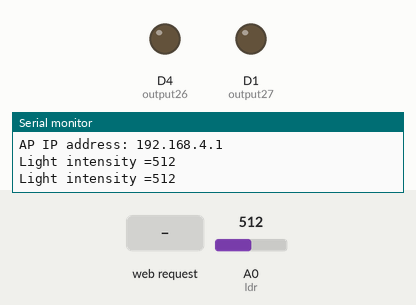
Simulated run of this sketch. Board: ESP8266 (NodeMCU). Shown: output pins drawn as LEDs (lit = HIGH), the last lines printed to the serial monitor. The inputs (shaded band) are chosen by the test bench; at power-on: A0 (ldr) = 512.

Above: at 1.8 s.
1.9 s: HTTP request GET /26/on received
At 2.6 s:
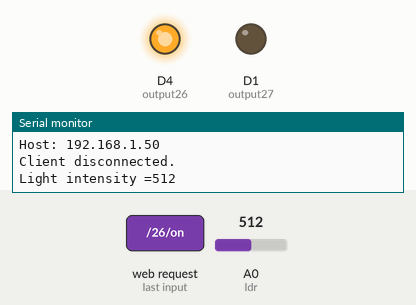
4.5 s: A0 (ldr) set to 6
7.2 s: A0 (ldr) set to 3
At 10.2 s:
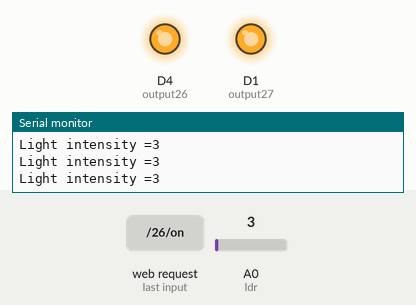
10.5 s: HTTP request GET /26/off received
At 11.8 s:
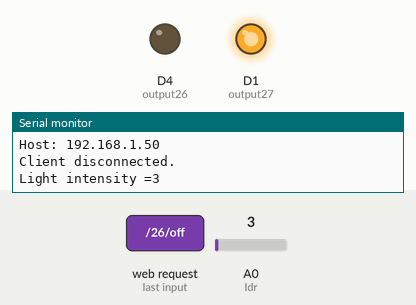
13.5 s: A0 (ldr) set to 122
At 16.2 s:
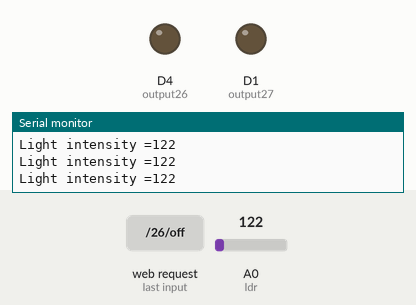
16.5 s: A0 (ldr) set to 0
At 18.7 s:
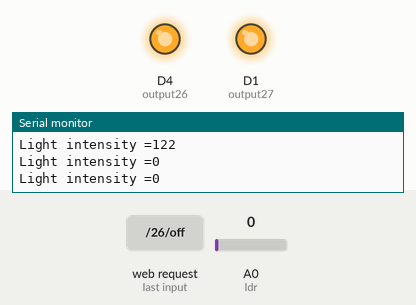
Timing chart, 0 to 20.2 s (numbered marks = the images above; inputs shaded):
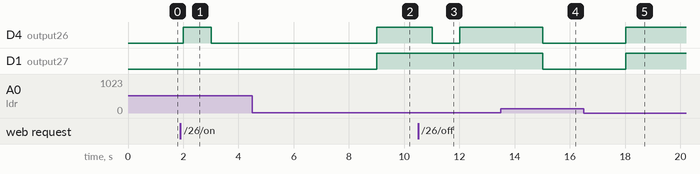

Measured:
- the behaviour switches between 5 and 4 on A0 (ldr) (found by bisection; images 1 and 2)
- after the input at 1.9 s, D4 (output26): LOW → HIGH after 0.10 s, → LOW 1.0 s later
- after the input at 7.2 s, D4 (output26), D1 (output27): LOW → HIGH after 1.8 s
- after the input at 10.5 s, D4 (output26): HIGH → LOW after 0.51 s, → HIGH 1.0 s later
- after the input at 13.5 s, D4 (output26), D1 (output27): HIGH → LOW after 1.5 s
- after the input at 16.5 s, D4 (output26), D1 (output27): LOW → HIGH after 1.5 s

The sketch:

LightRay.ino
```cpp
#include <ESP8266WiFi.h>

// WiFi credentials
const char *ssid = "LightRAy";
const char *password = "123456789";

// Create a WiFi server on port 80
WiFiServer server(80);

// Variables to store the state of outputs, luminosity data, and manual mode
String header;
String output26State = "off";
String output27State = "off";
int luminData = 0;
bool manualMode = false;

// Define pin assignments for outputs and LDR (Light Dependent Resistor)
const int output26 = D4;
const int output27 = D1;
const int ldr = A0;

void setup() {
  // Initialize serial communication
  Serial.begin(115200);

  // Set pin modes for outputs and LDR
  pinMode(output26, OUTPUT);
  pinMode(output27, OUTPUT);
  pinMode(ldr, INPUT);

  // Set initial state for outputs
  digitalWrite(output26, LOW);
  digitalWrite(output27, LOW);

  // Create an Access Point with specified credentials
  Serial.println("Setting up Access Point...");
  WiFi.softAP(ssid, password);

  // Get and print the Access Point IP address
  IPAddress IP = WiFi.softAPIP();
  Serial.print("AP IP address: ");
  Serial.println(IP);

  // Start the server
  server.begin();
}

void loop() {
  // Read luminosity data from the LDR
  luminData = analogRead(ldr);
  Serial.println("Light intensity =" + String(luminData));
  delay(1000);

  // If not in manual mode, control outputs based on luminosity level
  if (!manualMode) {
    if (luminData <= 4) {
      output26State = "on";
      output27State = "on";
      digitalWrite(output26, HIGH);
      digitalWrite(output27, HIGH);
    } else {
      output26State = "off";
      output27State = "off";
      digitalWrite(output26, LOW);
      digitalWrite(output27, LOW);
    }
  }

  // Check for incoming client requests
  WiFiClient client = server.available();

  if (client) {
    Serial.println("New Client.");
    String currentLine = "";

    // Read and process the client request
    while (client.connected()) {
      if (client.available()) {
        char c = client.read();
        Serial.write(c);
        header += c;
        if (c == '\n') {
          if (currentLine.length() == 0) {
            handleClient(client);
            break;
          } else {
            currentLine = "";
          }
        } else if (c != '\r') {
          currentLine += c;
        }
      }
    }

    // Clear header and close the client connection
    header = "";
    client.stop();
    Serial.println("Client disconnected.");
    Serial.println("");
  }
}

// Handle different client requests
void handleClient(WiFiClient client) {
  if (header.indexOf("GET /manual") >= 0) {
    // Toggle manual mode
    manualMode = !manualMode;
    Serial.println("Manual Mode: " + String(manualMode ? "ON" : "OFF"));
    sendHeader(client);
    client.println("HTTP/1.1 303 See Other");
    client.println("Location: /");
    client.println();
  } else if (header.indexOf("GET /26/on") >= 0) {
    // Turn on output 26
    output26State = "on";
    digitalWrite(output26, HIGH);
    sendHeader(client);
    sendWebPage(client);
  } else if (header.indexOf("GET /26/off") >= 0) {
    // Turn off output 26
    output26State = "off";
    digitalWrite(output26, LOW);
    sendHeader(client);
    sendWebPage(client);
  } else if (header.indexOf("GET /27/on") >= 0) {
    // Turn on output 27
    output27State = "on";
    digitalWrite(output27, HIGH);
    sendHeader(client);
    sendWebPage(client);
  } else if (header.indexOf("GET /27/off") >= 0) {
    // Turn off output 27
    output27State = "off";
    digitalWrite(output27, LOW);
    sendHeader(client);
    sendWebPage(client);
  } else {
    // Default case, send header and web page
    sendHeader(client);
    sendWebPage(client);
  }

  // Reset currentLine for the next iteration
  String currentLine = "";
}

// Send HTTP header
void sendHeader(WiFiClient client) {
  client.println("HTTP/1.1 200 OK");
  client.println("Content-type:text/html");
  client.println("Connection: close");
  client.println();
}


// Send the HTML web page to the client -------
void sendWebPage(WiFiClient client) {
  client.println("<!DOCTYPE html><html>");
  client.println("<head><meta name=\"viewport\" content=\"width=device-width, initial-scale=1\">");
  client.println("<link rel=\"icon\" href=\"data:,\">");
  client.println("<style>html { font-family: Helvetica; display: inline-block; margin: 0px auto; text-align: center;}");
  client.println(".button { background-color: #4CAF50; border: none; color: white; padding: 16px 40px;");
  client.println("text-decoration: none; font-size: 30px; margin: 10px; cursor: pointer; border-radius: 8px; box-shadow: 0px 4px 8px rgba(0, 0, 0, 0.2);}");
  client.println(".button2 {background-color: #555555; border-radius: 8px; box-shadow: 0px 4px 8px rgba(0, 0, 0, 0.2);}");
  client.println("h1 {color: #333333;}");
  client.println("h2 {color: #555555;}");
  client.println("body {margin-top: 50px;}");
  client.println("</style></head>");

  client.println("<body><h1>Litre of Light</h1>");
  client.println("<p>GPIO 26 - State " + output26State + "</p>");
  if (output26State == "off") {
    client.println("<p><a href=\"/26/on\"><button class=\"button\">ON</button></a></p>");
  } else {
    client.println("<p><a href=\"/26/off\"><button class=\"button button2\">OFF</button></a></p>");
  }

  client.println("<p>GPIO 27 - State " + output27State + "</p>");
  if (output27State == "off") {
    client.println("<p><a href=\"/27/on\"><button class=\"button\">ON</button></a></p>");
  } else {
    client.println("<p><a href=\"/27/off\"><button class=\"button button2\">OFF</button></a></p>");
  }

  client.println("<p>Luminosity: " + String(luminData) + "</p>");

  // Heading for Manual Override
  client.println("<h2>Manual Override</h2>");

  // Manual Override Button
  client.print("<p><button id=\"manualButton\" class=\"button\" onclick=\"toggleManual()\">");
  client.print(manualMode ? "ON" : "OFF");
  client.println("</button></p>");

  // functionality of the OVERRIDE BUTTON ENJOY :)
  client.println("<script>");
  client.println("function toggleManual() {");
  client.println("  var xhttp = new XMLHttpRequest();");
  client.println("  xhttp.open('GET', '/manual', true);");
  client.println("  xhttp.send();");
  client.println("  document.getElementById('manualButton').innerHTML = xhttp.responseText;");
  client.println("  setTimeout(function(){ location.reload(true); }, 1000);");  // Refresh the page after 1 second
  client.println("}</script>");

  client.println("</body></html>");
}
```
